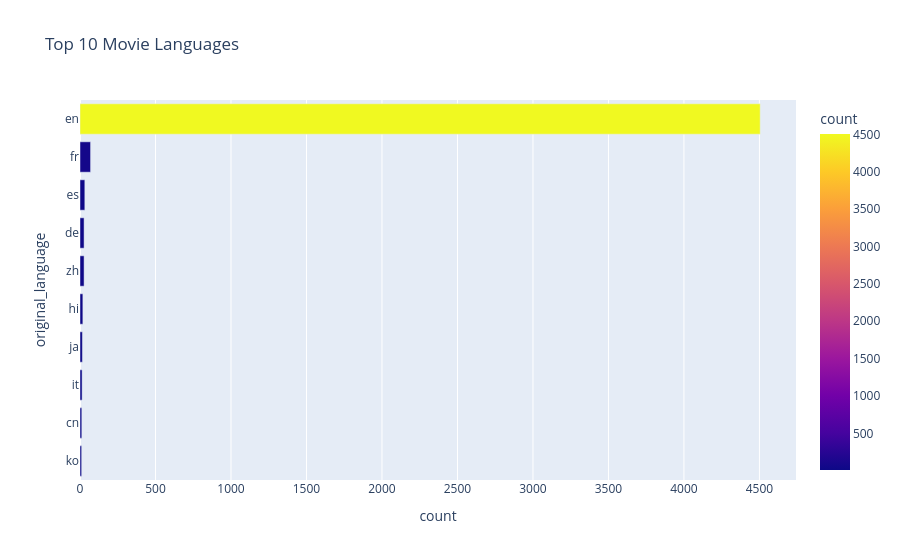

The cell this chart's notebook holds for it:
### Code cell
import plotly.express as px

lang_counts = movies['original_language'].value_counts().reset_index()
lang_counts.columns = ['original_language', 'count']

top10 = lang_counts.nlargest(10, 'count').sort_values('count')

fig = px.bar(
    top10,
    x='count',
    y='original_language',
    orientation='h',
    color='count',
    title="Top 10 Movie Languages"
)

fig.show()

### Figure 1 — Plotly figure (JSON) as saved in the notebook; plotly's stock layout.template omitted (floating-point values rounded to 4 significant figures)
{"data": [{"alignmentgroup": "True", "hovertemplate": "count=%{marker.color}<br>original_language=%{y}<extra></extra>", "legendgroup": "", "marker": {"color": [11, 12, 14, 16, 19, 27, 27, 32, 70, 4505], "coloraxis": "coloraxis", "pattern": {"shape": ""}}, "name": "", "offsetgroup": "", "orientation": "h", "showlegend": false, "textposition": "auto", "type": "bar", "x": [11, 12, 14, 16, 19, 27, 27, 32, 70, 4505], "xaxis": "x", "y": ["ko", "cn", "it", "ja", "hi", "zh", "de", "es", "fr", "en"], "yaxis": "y"}], "layout": {"barmode": "relative", "coloraxis": {"colorbar": {"title": {"text": "count"}}, "colorscale": [[0, "#0d0887"], [0.1111, "#46039f"], [0.2222, "#7201a8"], [0.3333, "#9c179e"], [0.4444, "#bd3786"], [0.5556, "#d8576b"], [0.6667, "#ed7953"], [0.7778, "#fb9f3a"], [0.8889, "#fdca26"], [1, "#f0f921"]]}, "legend": {"tracegroupgap": 0}, "title": {"text": "Top 10 Movie Languages"}, "xaxis": {"anchor": "y", "domain": [0, 1], "title": {"text": "count"}}, "yaxis": {"anchor": "x", "domain": [0, 1], "title": {"text": "original_language"}}}}
